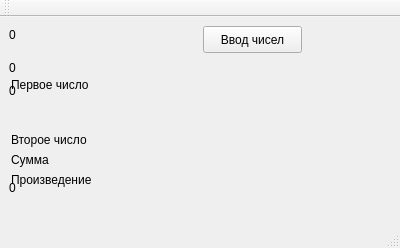
<?xml version="1.0" encoding="UTF-8"?>
<ui version="4.0">
 <class>MainWindow</class>
 <widget class="QMainWindow" name="MainWindow">
  <property name="geometry">
   <rect>
    <x>0</x>
    <y>0</y>
    <width>400</width>
    <height>248</height>
   </rect>
  </property>
  <property name="windowTitle">
   <string>lab1-5</string>
  </property>
  <widget class="QWidget" name="centralWidget">
   <widget class="QLabel" name="label_8">
    <property name="geometry">
     <rect>
      <x>9</x>
      <y>162</y>
      <width>16</width>
      <height>17</height>
     </rect>
    </property>
    <property name="text">
     <string>0</string>
    </property>
   </widget>
   <widget class="QLabel" name="label">
    <property name="geometry">
     <rect>
      <x>9</x>
      <y>42</y>
      <width>16</width>
      <height>17</height>
     </rect>
    </property>
    <property name="text">
     <string>0</string>
    </property>
    <property name="secret_prop" stdset="0">
     <string>121442323</string>
    </property>
   </widget>
   <widget class="QLabel" name="label_2">
    <property name="geometry">
     <rect>
      <x>9</x>
      <y>9</y>
      <width>16</width>
      <height>17</height>
     </rect>
    </property>
    <property name="text">
     <string>0</string>
    </property>
   </widget>
   <widget class="QLabel" name="label_7">
    <property name="geometry">
     <rect>
      <x>9</x>
      <y>65</y>
      <width>16</width>
      <height>17</height>
     </rect>
    </property>
    <property name="text">
     <string>0</string>
    </property>
   </widget>
   <widget class="QPushButton" name="pushButton">
    <property name="geometry">
     <rect>
      <x>203</x>
      <y>9</y>
      <width>99</width>
      <height>27</height>
     </rect>
    </property>
    <property name="text">
     <string>Ввод чисел</string>
    </property>
   </widget>
   <widget class="QWidget" name="verticalLayoutWidget">
    <property name="geometry">
     <rect>
      <x>0</x>
      <y>50</y>
      <width>331</width>
      <height>131</height>
     </rect>
    </property>
    <layout class="QVBoxLayout" name="verticalLayout">
     <item>
      <widget class="QLabel" name="label_3">
       <property name="text">
        <string>Первое число</string>
       </property>
      </widget>
     </item>
     <item>
      <spacer name="verticalSpacer">
       <property name="orientation">
        <enum>Qt::Vertical</enum>
       </property>
       <property name="sizeHint" stdset="0">
        <size>
         <width>20</width>
         <height>40</height>
        </size>
       </property>
      </spacer>
     </item>
     <item>
      <widget class="QLabel" name="label_4">
       <property name="text">
        <string>Второе число</string>
       </property>
      </widget>
     </item>
     <item>
      <widget class="QLabel" name="label_5">
       <property name="text">
        <string>Сумма</string>
       </property>
      </widget>
     </item>
     <item>
      <widget class="QLabel" name="label_6">
       <property name="text">
        <string>Произведение</string>
       </property>
      </widget>
     </item>
    </layout>
   </widget>
  </widget>
  <widget class="QMenuBar" name="menuBar">
   <property name="geometry">
    <rect>
     <x>0</x>
     <y>0</y>
     <width>400</width>
     <height>25</height>
    </rect>
   </property>
  </widget>
  <widget class="QToolBar" name="mainToolBar">
   <attribute name="toolBarArea">
    <enum>TopToolBarArea</enum>
   </attribute>
   <attribute name="toolBarBreak">
    <bool>false</bool>
   </attribute>
  </widget>
  <widget class="QStatusBar" name="statusBar"/>
 </widget>
 <layoutdefault spacing="6" margin="11"/>
 <resources/>
 <connections/>
</ui>
